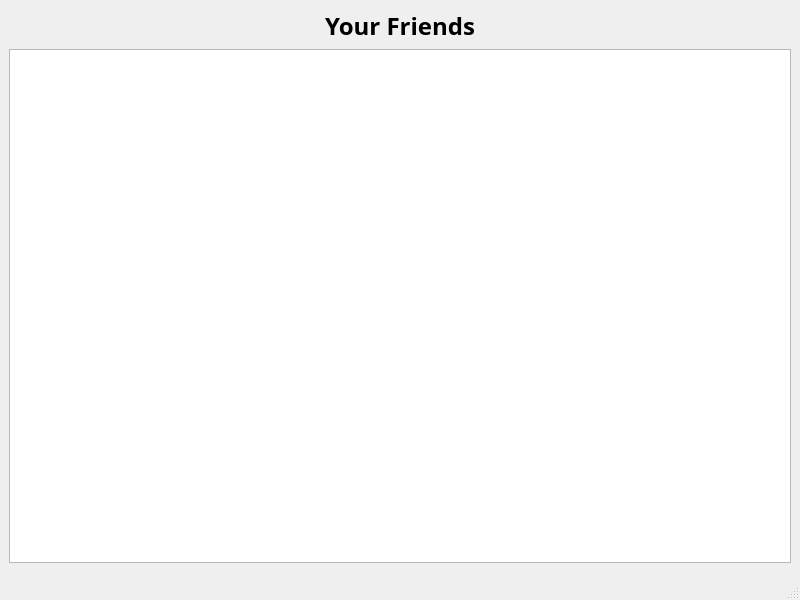
<?xml version="1.0" encoding="UTF-8"?>
<ui version="4.0">
 <class>yourfriends</class>
 <widget class="QMainWindow" name="yourfriends">
  <property name="geometry">
   <rect>
    <x>0</x>
    <y>0</y>
    <width>800</width>
    <height>600</height>
   </rect>
  </property>
  <property name="windowTitle">
   <string>Your Friends</string>
  </property>
  <widget class="QWidget" name="centralwidget">
   <layout class="QVBoxLayout" name="verticalLayout">
    <item>
     <widget class="QLabel" name="label">
      <property name="font">
       <font>
        <family>Ubuntu Condensed</family>
        <pointsize>18</pointsize>
        <weight>75</weight>
        <bold>true</bold>
       </font>
      </property>
      <property name="text">
       <string>Your Friends</string>
      </property>
      <property name="alignment">
       <set>Qt::AlignCenter</set>
      </property>
     </widget>
    </item>
    <item>
     <widget class="QTableView" name="yourfriends_table"/>
    </item>
    <item>
     <widget class="QFrame" name="frame">
      <property name="frameShape">
       <enum>QFrame::StyledPanel</enum>
      </property>
      <property name="frameShadow">
       <enum>QFrame::Raised</enum>
      </property>
     </widget>
    </item>
   </layout>
  </widget>
  <widget class="QMenuBar" name="menubar">
   <property name="geometry">
    <rect>
     <x>0</x>
     <y>0</y>
     <width>800</width>
     <height>22</height>
    </rect>
   </property>
  </widget>
  <widget class="QStatusBar" name="statusbar"/>
 </widget>
 <resources/>
 <connections/>
</ui>
